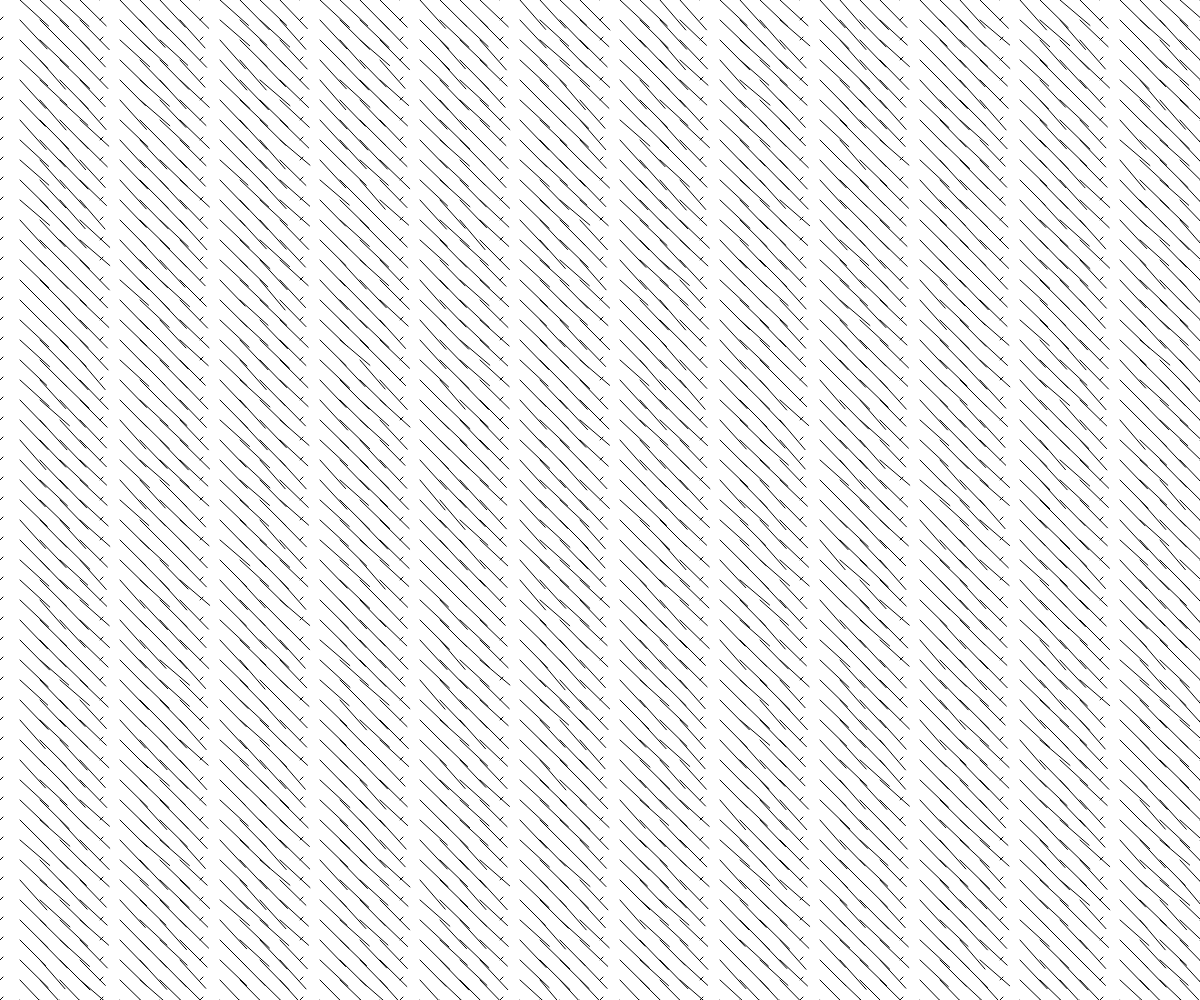
Frame 1 (no input)
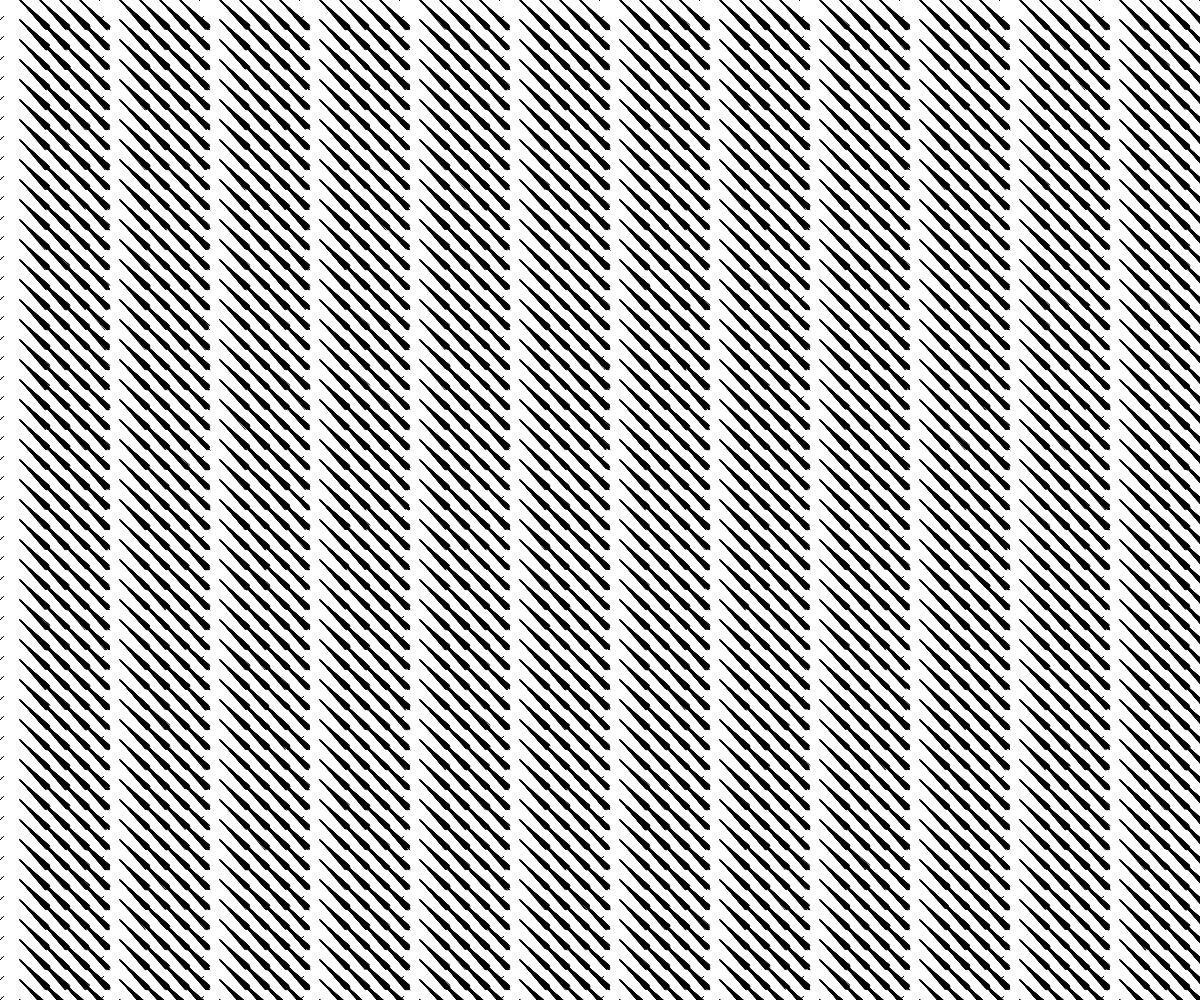
Frame 60 (no input)
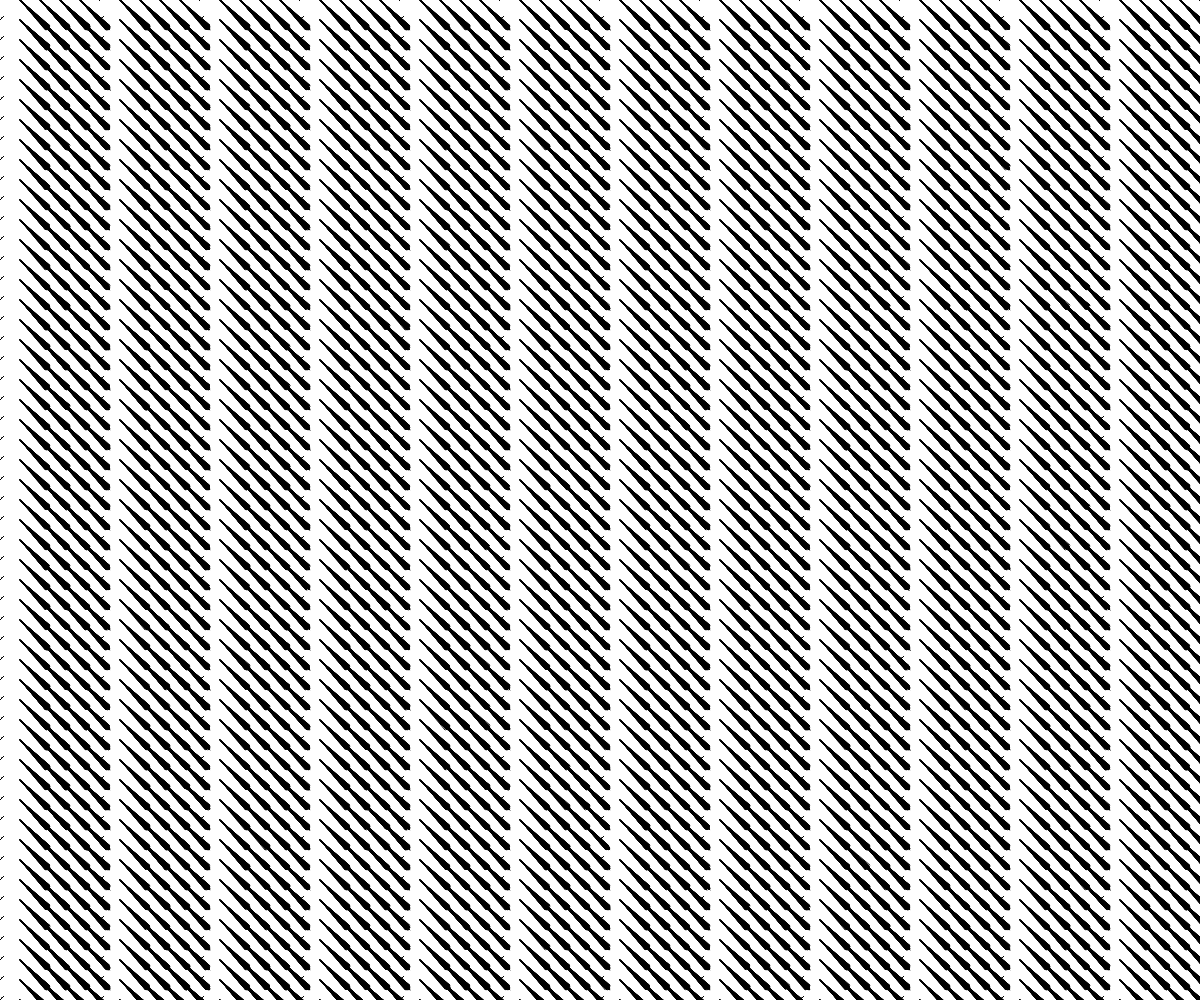
Frame 120 (the mouse pressed at the canvas centre since frame 60)

The p5.js sketch that drew these frames (run headless with seeded random() and noise() and a simulated clock; from frame 60 on, the mouse is pressed at the canvas centre):

// p5.js sketch
// ── sketch.js
function setup() {
  createCanvas(windowWidth, windowHeight);
}

function draw() {

  for (var y = 0; y <= width*2; y += 20) {
    for (var x = 0; x <= height*2; x += 20) {
      if ((x % 100) === 0) {
        line(x, y, x+3, y-3);
      } 
      else {
        line(x, y, x+(random(25, 30)), y+(random(25, 30)));
      }
    }
  }
}
